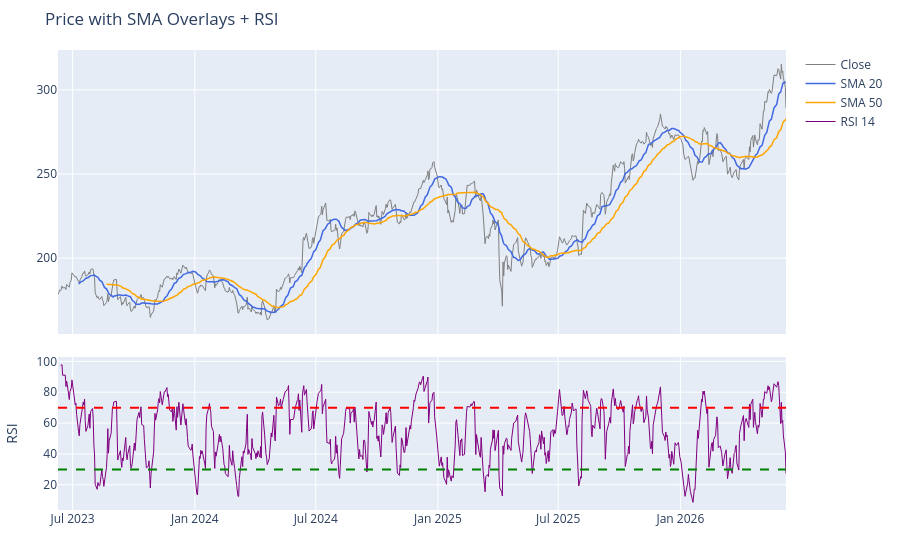

Source (notebook cell):
### Code cell
from plotly.subplots import make_subplots

fig = make_subplots(rows=2, cols=1, shared_xaxes=True,
                    row_heights=[0.65, 0.35], vertical_spacing=0.05)

# Price + SMA overlays
fig.add_trace(go.Scatter(x=df_feat['timestamp_utc'], y=df_feat['close'],
                          name='Close', line=dict(color='gray', width=1)), row=1, col=1)
fig.add_trace(go.Scatter(x=df_feat['timestamp_utc'], y=df_feat['sma_20'],
                          name='SMA 20', line=dict(color='royalblue', width=1.5)), row=1, col=1)
fig.add_trace(go.Scatter(x=df_feat['timestamp_utc'], y=df_feat['sma_50'],
                          name='SMA 50', line=dict(color='orange', width=1.5)), row=1, col=1)

# RSI sub-pane
fig.add_trace(go.Scatter(x=df_feat['timestamp_utc'], y=df_feat['rsi_14'],
                          name='RSI 14', line=dict(color='purple', width=1)), row=2, col=1)
fig.add_hline(y=70, line_dash='dash', line_color='red',   row=2, col=1)
fig.add_hline(y=30, line_dash='dash', line_color='green', row=2, col=1)

fig.update_layout(title='Price with SMA Overlays + RSI', height=550,
                  margin=dict(l=40, r=20, t=50, b=40))
fig.update_yaxes(title_text='RSI', row=2, col=1)
fig.show()

### Figure 1 — Plotly figure (JSON) as saved in the notebook; plotly's stock layout.template omitted (floating-point values rounded to 4 significant figures; data arrays with more than 128 entries replaced by an {"elided": "..."} marker saying what was removed)
{"data": [{"line": {"color": "gray", "width": 1}, "name": "Close", "type": "scatter", "x": {"elided": "752 str values"}, "xaxis": "x", "y": {"elided": "752 float values"}, "yaxis": "y"}, {"line": {"color": "royalblue", "width": 1.5}, "name": "SMA 20", "type": "scatter", "x": {"elided": "752 str values"}, "xaxis": "x", "y": {"elided": "752 float values"}, "yaxis": "y"}, {"line": {"color": "orange", "width": 1.5}, "name": "SMA 50", "type": "scatter", "x": {"elided": "752 str values"}, "xaxis": "x", "y": {"elided": "752 float values"}, "yaxis": "y"}, {"line": {"color": "purple", "width": 1}, "name": "RSI 14", "type": "scatter", "x": {"elided": "752 str values"}, "xaxis": "x2", "y": {"elided": "752 float values"}, "yaxis": "y2"}], "layout": {"height": 550, "margin": {"b": 40, "l": 40, "r": 20, "t": 50}, "shapes": [{"line": {"color": "red", "dash": "dash"}, "type": "line", "x0": 0, "x1": 1, "xref": "x2 domain", "y0": 70, "y1": 70, "yref": "y2"}, {"line": {"color": "green", "dash": "dash"}, "type": "line", "x0": 0, "x1": 1, "xref": "x2 domain", "y0": 30, "y1": 30, "yref": "y2"}], "title": {"text": "Price with SMA Overlays + RSI"}, "xaxis": {"anchor": "y", "domain": [0, 1], "matches": "x2", "showticklabels": false}, "xaxis2": {"anchor": "y2", "domain": [0, 1]}, "yaxis": {"anchor": "x", "domain": [0.3825, 1.0]}, "yaxis2": {"anchor": "x2", "domain": [0, 0.3325], "title": {"text": "RSI"}}}}
